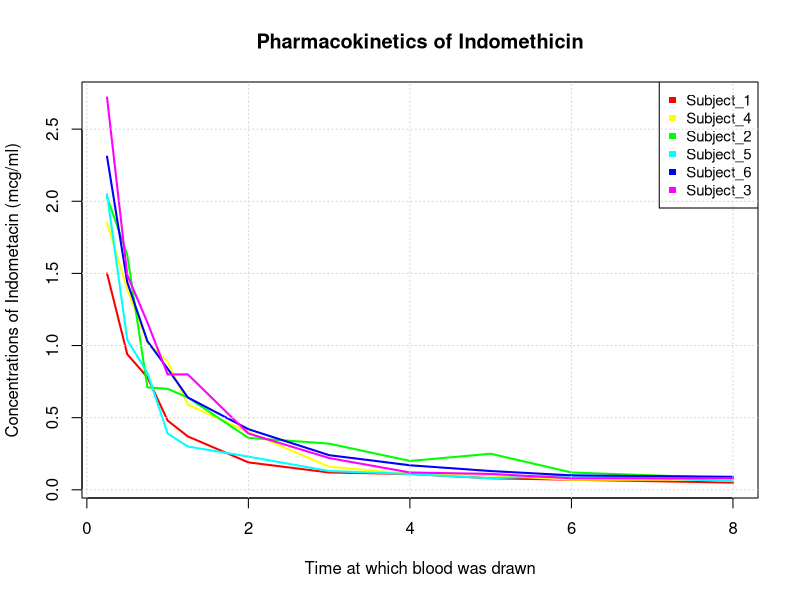
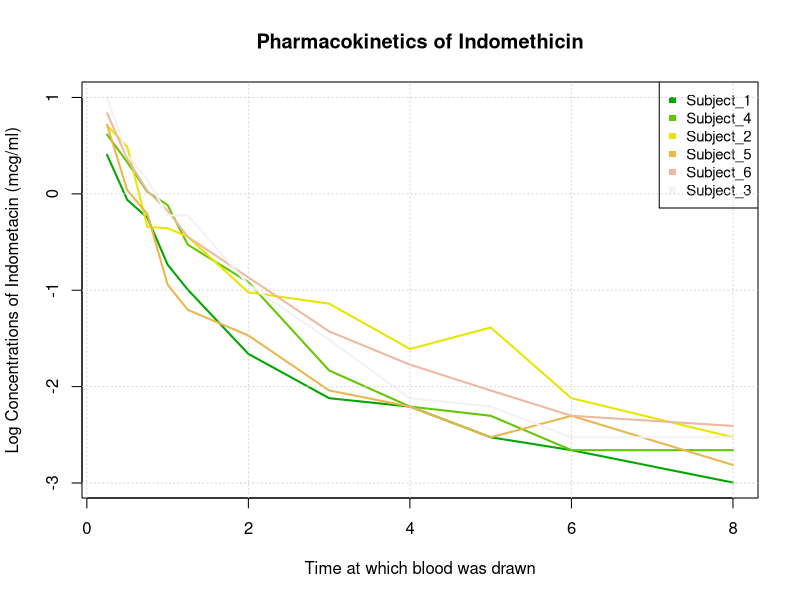

These charts were generated, in order, by the following R code:
## ---- chunk 1
plot.indometh <- function(mydf=Indometh,log=FALSE,colors=rainbow(6)) {
  
  my.length <- length(levels(mydf$Subject))
  if (log) {
    mydf$conc <- log(mydf$conc)
    ylab <- "Log Concentrations of Indometacin (mcg/ml)"
  } else {
    ylab <- "Concentrations of Indometacin (mcg/ml)"
  }
  
  plot(mydf$conc ~ mydf$time,
       main="Pharmacokinetics of Indomethicin",
       type="n",
       xlab="Time at which blood was drawn",
       ylab = ylab)
  
  col <- colors       # Get some colors
  temp <- split(mydf,mydf$Subject)
  for (ii in 1:length(temp)) {
    points(temp[[ii]]$conc ~ temp[[ii]]$time,col=col[ii],type="l",lwd=2)
  }
  legend("topright",paste("Subject",names(temp),sep="_"),col=col,pch=15,cex=0.9)
  grid()
}

## ---- chunk 2
plot.indometh()

## ---- chunk 3
plot.indometh(log=TRUE,col=terrain.colors(6))
